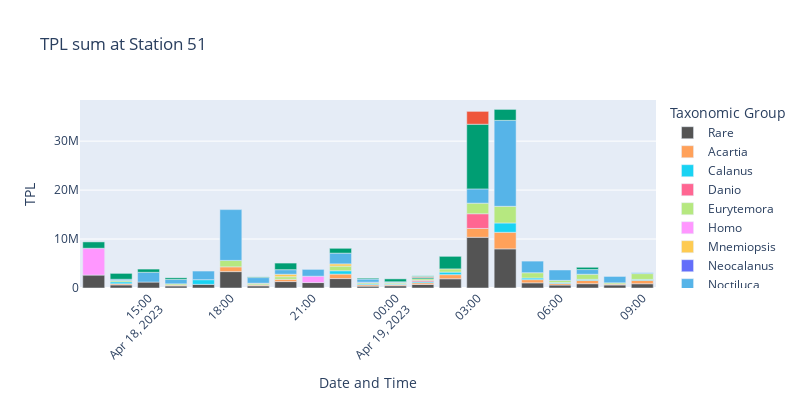

Notebook cell for this chart:
### Code cell
# Filter data based on TPL and p_ident thresholds
filtered_data = data_51[(data_51['p_ident'] >= 0.95)]

# Group by taxonomic level and sample, then sum TPL
grouped_df = filtered_data.groupby(['Genus_UniEuk', 'datetime'])['TPL'].sum().reset_index()

grouped_df.head()
# Normalize TPL sums to get relative expression per hour
total_TPL_per_hour = grouped_df.groupby('datetime')['TPL'].transform('sum')
grouped_df['rel_expression_per_hour'] = grouped_df['TPL'] / total_TPL_per_hour

# Combine low-abundant groups into a single 'Rare' category
threshold = 0.05
grouped_df.loc[grouped_df['rel_expression_per_hour'] <= threshold, 'Genus_UniEuk'] = 'Rare'


# Remove categories with no expression
grouped_df = grouped_df[grouped_df['rel_expression_per_hour'] > 0]

# Group once more to combine Rares
grouped_df = grouped_df.groupby(['Genus_UniEuk', 'datetime'])['TPL'].sum().reset_index()

# Plot
fig = px.bar(grouped_df, 
            x='datetime', 
            y='TPL', 
            color='Genus_UniEuk',
            title='TPL sum at Station 51',
            category_orders={"Genus_UniEuk": ['Arthropoda', 'Acantharea', 'Ctenophora', 'Diatomeae', 'Dinophyceae', 
                                                    'Florideophyceae','Odontella', 'Phaeodarea', 'Prymnesiophyceae',
                                                    'Spirotrichea', 'Vertebrata', 'Rare',]},
            color_discrete_map=color_discrete_map
            )

fig.update_layout(
    width=800,
    height=400,
    xaxis_title='Date and Time',
    yaxis_title='TPL',
    xaxis_tickangle=-45,
    legend_title='Taxonomic Group'
)

# Save the figure
filename_base = "../figures/metatranscriptomics/51_TPL_per_hour_genus"
fig.write_image(filename_base + ".png", scale=1)
fig.write_image(filename_base + ".svg", scale=1)

fig.show()

### Figure 1 — Plotly figure (JSON) as saved in the notebook; plotly's stock layout.template omitted (floating-point values rounded to 4 significant figures)
{"data": [{"alignmentgroup": "True", "hovertemplate": "Genus_UniEuk=Rare<br>datetime=%{x}<br>TPL=%{y}<extra></extra>", "legendgroup": "Rare", "marker": {"color": "#545454", "pattern": {"shape": ""}}, "name": "Rare", "offsetgroup": "Rare", "orientation": "v", "showlegend": true, "textposition": "auto", "type": "bar", "x": ["2023-04-18T13:00:00", "2023-04-18T14:00:00", "2023-04-18T15:00:00", "2023-04-18T16:00:00", "2023-04-18T17:00:00", "2023-04-18T18:00:00", "2023-04-18T19:00:00", "2023-04-18T20:00:00", "2023-04-18T21:00:00", "2023-04-18T22:00:00", "2023-04-18T23:00:00", "2023-04-19T00:00:00", "2023-04-19T01:00:00", "2023-04-19T02:00:00", "2023-04-19T03:00:00", "2023-04-19T04:00:00", "2023-04-19T05:00:00", "2023-04-19T06:00:00", "2023-04-19T07:00:00", "2023-04-19T08:00:00", "2023-04-19T09:00:00"], "xaxis": "x", "y": [2642000.0, 634500.0, 1213000.0, 423900.0, 744300.0, 3347000.0, 442800.0, 1309000.0, 1110000.0, 1924000.0, 379300.0, 460600.0, 722100.0, 1890000.0, 10360000.0, 7993000.0, 1055000.0, 609600.0, 877800.0, 616800.0, 870700.0], "yaxis": "y"}, {"alignmentgroup": "True", "hovertemplate": "Genus_UniEuk=Acartia<br>datetime=%{x}<br>TPL=%{y}<extra></extra>", "legendgroup": "Acartia", "marker": {"color": "#FFA15A", "pattern": {"shape": ""}}, "name": "Acartia", "offsetgroup": "Acartia", "orientation": "v", "showlegend": true, "textposition": "auto", "type": "bar", "x": ["2023-04-18T14:00:00", "2023-04-18T16:00:00", "2023-04-18T18:00:00", "2023-04-18T19:00:00", "2023-04-18T20:00:00", "2023-04-18T22:00:00", "2023-04-18T23:00:00", "2023-04-19T00:00:00", "2023-04-19T01:00:00", "2023-04-19T02:00:00", "2023-04-19T03:00:00", "2023-04-19T04:00:00", "2023-04-19T05:00:00", "2023-04-19T06:00:00", "2023-04-19T07:00:00", "2023-04-19T08:00:00", "2023-04-19T09:00:00"], "xaxis": "x", "y": [233300.0, 169300.0, 975700.0, 163900.0, 463300.0, 915000.0, 272300.0, 200700.0, 331900.0, 837000.0, 1805000.0, 3387000.0, 654600.0, 313500.0, 670100.0, 180300.0, 692800.0], "yaxis": "y"}, {"alignmentgroup": "True", "hovertemplate": "Genus_UniEuk=Calanus<br>datetime=%{x}<br>TPL=%{y}<extra></extra>", "legendgroup": "Calanus", "marker": {"color": "#19d3f3", "pattern": {"shape": ""}}, "name": "Calanus", "offsetgroup": "Calanus", "orientation": "v", "showlegend": true, "textposition": "auto", "type": "bar", "x": ["2023-04-18T14:00:00", "2023-04-18T17:00:00", "2023-04-18T22:00:00", "2023-04-18T23:00:00", "2023-04-19T00:00:00", "2023-04-19T01:00:00", "2023-04-19T02:00:00", "2023-04-19T04:00:00", "2023-04-19T05:00:00", "2023-04-19T06:00:00", "2023-04-19T07:00:00", "2023-04-19T09:00:00"], "xaxis": "x", "y": [393200.0, 951000.0, 683100.0, 182900.0, 137400.0, 224100.0, 525400.0, 1904000.0, 332800.0, 210800.0, 215500.0, 190700.0], "yaxis": "y"}, {"alignmentgroup": "True", "hovertemplate": "Genus_UniEuk=Danio<br>datetime=%{x}<br>TPL=%{y}<extra></extra>", "legendgroup": "Danio", "marker": {"color": "#FF6692", "pattern": {"shape": ""}}, "name": "Danio", "offsetgroup": "Danio", "orientation": "v", "showlegend": true, "textposition": "auto", "type": "bar", "x": ["2023-04-19T01:00:00", "2023-04-19T03:00:00"], "xaxis": "x", "y": [273900.0, 2999000.0], "yaxis": "y"}, {"alignmentgroup": "True", "hovertemplate": "Genus_UniEuk=Eurytemora<br>datetime=%{x}<br>TPL=%{y}<extra></extra>", "legendgroup": "Eurytemora", "marker": {"color": "#B6E880", "pattern": {"shape": ""}}, "name": "Eurytemora", "offsetgroup": "Eurytemora", "orientation": "v", "showlegend": true, "textposition": "auto", "type": "bar", "x": ["2023-04-18T14:00:00", "2023-04-18T16:00:00", "2023-04-18T18:00:00", "2023-04-18T19:00:00", "2023-04-18T20:00:00", "2023-04-18T22:00:00", "2023-04-18T23:00:00", "2023-04-19T00:00:00", "2023-04-19T01:00:00", "2023-04-19T02:00:00", "2023-04-19T03:00:00", "2023-04-19T04:00:00", "2023-04-19T05:00:00", "2023-04-19T06:00:00", "2023-04-19T07:00:00", "2023-04-19T08:00:00", "2023-04-19T09:00:00"], "xaxis": "x", "y": [263400.0, 261600.0, 1315000.0, 249000.0, 534300.0, 949400.0, 248800.0, 215500.0, 323200.0, 651100.0, 2165000.0, 3405000.0, 1077000.0, 423600.0, 1048000.0, 261400.0, 1185000.0], "yaxis": "y"}, {"alignmentgroup": "True", "hovertemplate": "Genus_UniEuk=Homo<br>datetime=%{x}<br>TPL=%{y}<extra></extra>", "legendgroup": "Homo", "marker": {"color": "#FF97FF", "pattern": {"shape": ""}}, "name": "Homo", "offsetgroup": "Homo", "orientation": "v", "showlegend": true, "textposition": "auto", "type": "bar", "x": ["2023-04-18T13:00:00", "2023-04-18T21:00:00"], "xaxis": "x", "y": [5484000.0, 1302000.0], "yaxis": "y"}, {"alignmentgroup": "True", "hovertemplate": "Genus_UniEuk=Mnemiopsis<br>datetime=%{x}<br>TPL=%{y}<extra></extra>", "legendgroup": "Mnemiopsis", "marker": {"color": "#FECB52", "pattern": {"shape": ""}}, "name": "Mnemiopsis", "offsetgroup": "Mnemiopsis", "orientation": "v", "showlegend": true, "textposition": "auto", "type": "bar", "x": ["2023-04-18T19:00:00", "2023-04-18T20:00:00", "2023-04-18T22:00:00", "2023-04-19T00:00:00"], "xaxis": "x", "y": [125600.0, 504800.0, 462000.0, 114300.0], "yaxis": "y"}, {"alignmentgroup": "True", "hovertemplate": "Genus_UniEuk=Neocalanus<br>datetime=%{x}<br>TPL=%{y}<extra></extra>", "legendgroup": "Neocalanus", "marker": {"color": "#636efa", "pattern": {"shape": ""}}, "name": "Neocalanus", "offsetgroup": "Neocalanus", "orientation": "v", "showlegend": true, "textposition": "auto", "type": "bar", "x": ["2023-04-18T23:00:00"], "xaxis": "x", "y": [107500.0], "yaxis": "y"}, {"alignmentgroup": "True", "hovertemplate": "Genus_UniEuk=Noctiluca<br>datetime=%{x}<br>TPL=%{y}<extra></extra>", "legendgroup": "Noctiluca", "marker": {"color": "#56B4E8", "pattern": {"shape": ""}}, "name": "Noctiluca", "offsetgroup": "Noctiluca", "orientation": "v", "showlegend": true, "textposition": "auto", "type": "bar", "x": ["2023-04-18T14:00:00", "2023-04-18T15:00:00", "2023-04-18T16:00:00", "2023-04-18T17:00:00", "2023-04-18T18:00:00", "2023-04-18T19:00:00", "2023-04-18T20:00:00", "2023-04-18T21:00:00", "2023-04-18T22:00:00", "2023-04-18T23:00:00", "2023-04-19T00:00:00", "2023-04-19T03:00:00", "2023-04-19T04:00:00", "2023-04-19T05:00:00", "2023-04-19T06:00:00", "2023-04-19T07:00:00", "2023-04-19T08:00:00", "2023-04-19T09:00:00"], "xaxis": "x", "y": [262700.0, 1998000.0, 889600.0, 1767000.0, 10370000.0, 1146000.0, 930000.0, 1390000.0, 2187000.0, 634000.0, 146600.0, 2913000.0, 17560000.0, 2375000.0, 2126000.0, 955900.0, 1302000.0, 180300.0], "yaxis": "y"}, {"alignmentgroup": "True", "hovertemplate": "Genus_UniEuk=Phaeocystis<br>datetime=%{x}<br>TPL=%{y}<extra></extra>", "legendgroup": "Phaeocystis", "marker": {"color": "#009E73", "pattern": {"shape": ""}}, "name": "Phaeocystis", "offsetgroup": "Phaeocystis", "orientation": "v", "showlegend": true, "textposition": "auto", "type": "bar", "x": ["2023-04-18T13:00:00", "2023-04-18T14:00:00", "2023-04-18T15:00:00", "2023-04-18T16:00:00", "2023-04-18T19:00:00", "2023-04-18T20:00:00", "2023-04-18T22:00:00", "2023-04-18T23:00:00", "2023-04-19T00:00:00", "2023-04-19T01:00:00", "2023-04-19T02:00:00", "2023-04-19T03:00:00", "2023-04-19T04:00:00", "2023-04-19T07:00:00"], "xaxis": "x", "y": [1290000.0, 1200000.0, 653900.0, 334600.0, 136500.0, 1351000.0, 988500.0, 186800.0, 589400.0, 273300.0, 2563000.0, 13210000.0, 2237000.0, 462300.0], "yaxis": "y"}, {"alignmentgroup": "True", "hovertemplate": "Genus_UniEuk=Salmo<br>datetime=%{x}<br>TPL=%{y}<extra></extra>", "legendgroup": "Salmo", "marker": {"color": "#EF553B", "pattern": {"shape": ""}}, "name": "Salmo", "offsetgroup": "Salmo", "orientation": "v", "showlegend": true, "textposition": "auto", "type": "bar", "x": ["2023-04-19T01:00:00", "2023-04-19T03:00:00"], "xaxis": "x", "y": [211600.0, 2627000.0], "yaxis": "y"}, {"alignmentgroup": "True", "hovertemplate": "Genus_UniEuk=Thunnus<br>datetime=%{x}<br>TPL=%{y}<extra></extra>", "legendgroup": "Thunnus", "marker": {"color": "#00cc96", "pattern": {"shape": ""}}, "name": "Thunnus", "offsetgroup": "Thunnus", "orientation": "v", "showlegend": true, "textposition": "auto", "type": "bar", "x": ["2023-04-19T01:00:00"], "xaxis": "x", "y": [130400.0], "yaxis": "y"}], "layout": {"barmode": "relative", "height": 400, "legend": {"title": {"text": "Taxonomic Group"}, "tracegroupgap": 0}, "title": {"text": "TPL sum at Station 51"}, "width": 800, "xaxis": {"anchor": "y", "domain": [0, 1], "tickangle": -45, "title": {"text": "Date and Time"}}, "yaxis": {"anchor": "x", "domain": [0, 1], "title": {"text": "TPL"}}}}
